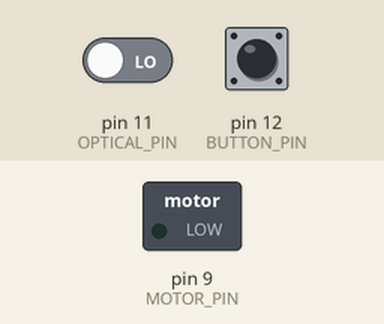
Recording of a sketch running on a simulated Arduino Uno, built with avr-gcc and run on an emulated ATmega328P. Parts: switched loads named in the sketch (green lamp = pin HIGH). Inputs (shaded band) come from the test bench; at power-on: pin 12 (BUTTON_PIN) LOW, pin 11 (OPTICAL_PIN) LOW.

Above: at 1.2 s.
1.3 s: pin 12 (BUTTON_PIN) pulled HIGH for 0.15 s
At 1.7 s:
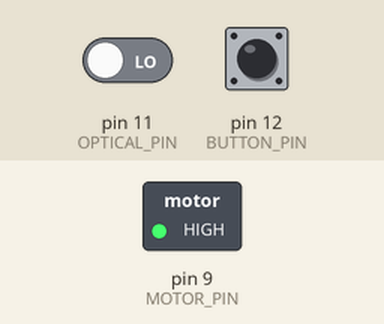
Timing chart, 0 to 4.3 s (numbered marks = the images above; inputs shaded):
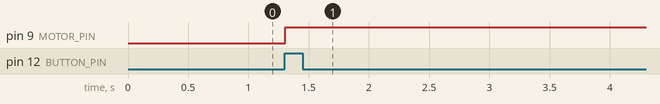

The sketch:

Cat_feeder.ino
```cpp
// This is code for the cat feeder 9000™
// Every 24 hours, the cat feeder is spun to its next position
//
// By pushing a button, the feeder can be manually moved to its next position
// Once the button is pushed, the countdown is reset
//
// In other words, if it is supposed to rotate at 7AM, but you push the button at 6AM
// Its next rotation will be in 24 hours, at 6AM

// DECLARE I/O PINS
#define BUTTON_PIN 12
#define OPTICAL_PIN 11
#define MOTOR_PIN 9
#define MOTOR_POWER 255

// DECLARE NUMERICAL CONSTANTS
#define ONE_MINUTE 60000
#define ONE_HOUR 3600000
#define ONE_DAY 86400000

// Add elapsedMillis library to keep track of how much time has passed
#include <elapsedMillis.h>
//declaring this variable global to prevent it from resetting on each loop
elapsedMillis timeElapsed;

void setup() {
  // Declare IO
  pinMode(BUTTON_PIN, INPUT);
  pinMode(OPTICAL_PIN, INPUT);
  pinMode(MOTOR_PIN, OUTPUT);
  // Set Motor to OFF
  analogWrite(MOTOR_PIN, 0);
}

// This function spins the tray to its next position
void spin_tray() {
  // Nudge the tray out of the "ON" zone
  analogWrite(MOTOR_PIN, MOTOR_POWER);
  delay(1500);

  // Nudge the tray and then check if the Optical endstop reached the endpoint
  while(digitalRead(OPTICAL_PIN) != 0) {
    analogWrite(MOTOR_PIN, MOTOR_POWER);
    delay(10);
    analogWrite(MOTOR_PIN, 0);
    delay(40);
  }
}

void loop() {
  // If the button has been pushed or its been more than 24 hours
  // SPIN THAT TRAY!!!! and reset the time counter too
  if (digitalRead(BUTTON_PIN) == 1 || timeElapsed > ONE_DAY) {
    timeElapsed = 0;
    spin_tray();
  }
  delay(10);
}
```

Measured:
- after the input at 1.3 s, pin 9 (MOTOR_PIN): LOW → HIGH at once
